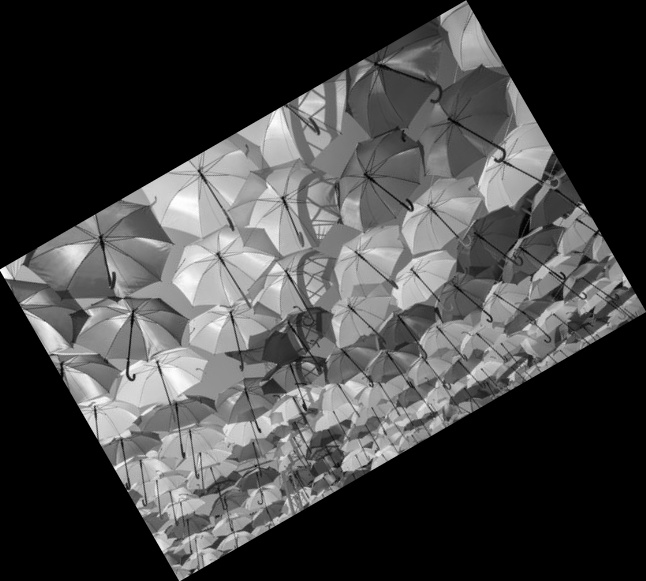
#> input picture computer vision/image2.jpg, 646 x 581 px, given in place of video.mp4, which was not available
$ jupyter execute lab2.ipynb
#> lines starting #> are read from the running program, lines starting #| are printed output that depends on the picture; pictures that were not available may be replaced by others from this repository, and a replacement may not be noted
[cell 1]
import cv2
import numpy as np
import matplotlib.pyplot as plt

[cell 2]
video = cv2.VideoCapture("video.mp4")
ret, frame = video.read()
#> frame is the input picture: shape (581, 646, 3); min 0, max 255, mean 68.1
video.release()

if not ret:
    print("Error reading video")
    exit()

frame_rgb = cv2.cvtColor(frame, cv2.COLOR_BGR2RGB)

[cell 3]
gray = cv2.cvtColor(frame, cv2.COLOR_BGR2GRAY)

alpha = 1.5
beta = 40
bright_contrast = cv2.convertScaleAbs(frame, alpha=alpha, beta=beta)
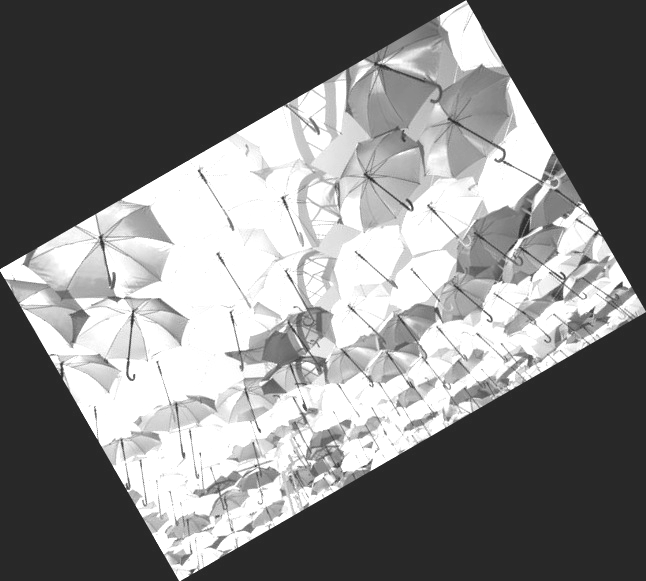
#> bright_contrast: shape (581, 646, 3); min 40, max 255, mean 130.4

kernel = np.array([[0,-1,0], [-1,5,-1], [0,-1,0]])
sharpened = cv2.filter2D(frame, -1, kernel)
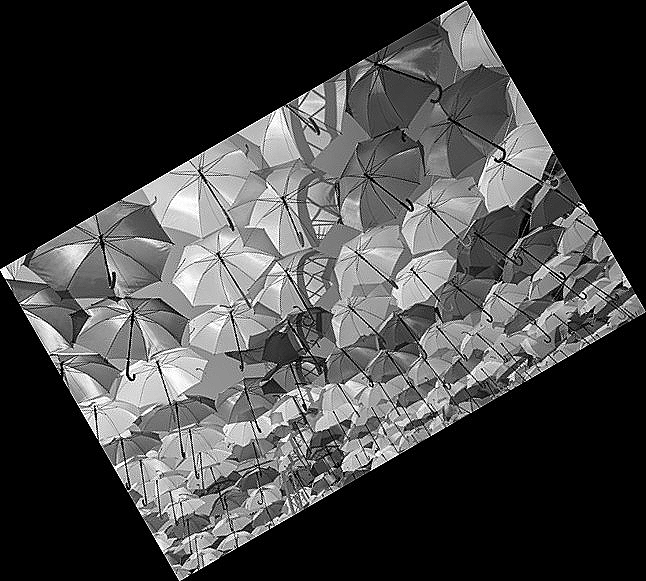
#> sharpened: shape (581, 646, 3); min 0, max 255, mean 68.7

result = frame.copy().astype(np.float32)
avg_b = np.mean(result[:,:,0])
#> avg_b = 68.13
avg_g = np.mean(result[:,:,1])
#> avg_g = 68.13
avg_r = np.mean(result[:,:,2])
#> avg_r = 68.13
avg_gray = (avg_b + avg_g + avg_r) / 3
#> avg_gray = 68.13
result[:,:,0] *= (avg_gray / avg_b)
result[:,:,1] *= (avg_gray / avg_g)
result[:,:,2] *= (avg_gray / avg_r)
white_balanced = np.clip(result, 0, 255).astype(np.uint8)

gamma = 1.5
invGamma = 1.0 / gamma
table = np.array([((i / 255.0) ** invGamma) * 255 for i in np.arange(256)]).astype("uint8")
gamma_corrected = cv2.LUT(frame, table)
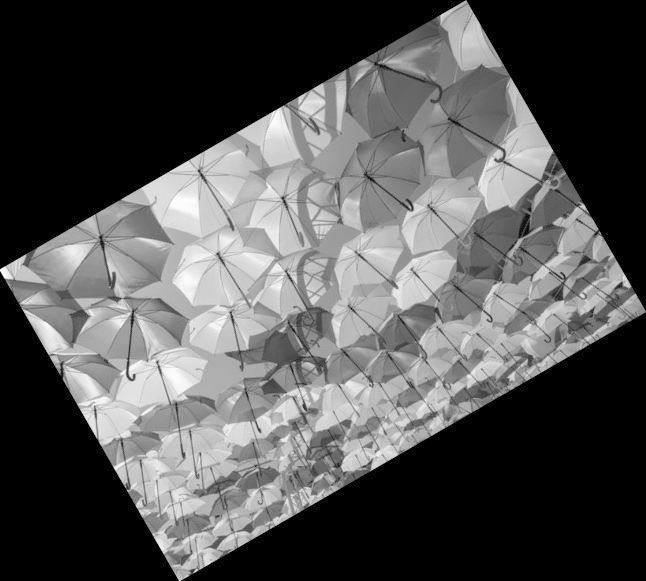
#> gamma_corrected: shape (581, 646, 3); min 0, max 255, mean 83.4

blurred = cv2.GaussianBlur(frame, (7, 7), 0)

[cell 4]
plt.figure(figsize=(12, 10))

plt.subplot(3, 3, 1)
plt.title("Original Frame")
plt.imshow(frame_rgb)
plt.axis("off")

plt.subplot(3, 3, 2)
plt.title("Grayscale")
plt.imshow(gray, cmap='gray')
plt.axis("off")

plt.subplot(3, 3, 3)
plt.title("Brightness & Contrast")
plt.imshow(cv2.cvtColor(bright_contrast, cv2.COLOR_BGR2RGB))
plt.axis("off")

plt.subplot(3, 3, 4)
plt.title("Sharpened")
plt.imshow(cv2.cvtColor(sharpened, cv2.COLOR_BGR2RGB))
plt.axis("off")

plt.subplot(3, 3, 5)
plt.title("White Balanced")
plt.imshow(cv2.cvtColor(white_balanced, cv2.COLOR_BGR2RGB))
plt.axis("off")

plt.subplot(3, 3, 6)
plt.title("Gamma Corrected")
plt.imshow(cv2.cvtColor(gamma_corrected, cv2.COLOR_BGR2RGB))
plt.axis("off")

plt.subplot(3, 3, 7)
plt.title("Blurred")
plt.imshow(cv2.cvtColor(blurred, cv2.COLOR_BGR2RGB))
plt.axis("off")

plt.tight_layout()
plt.show()

$ run again, on computer vision/img.jpg
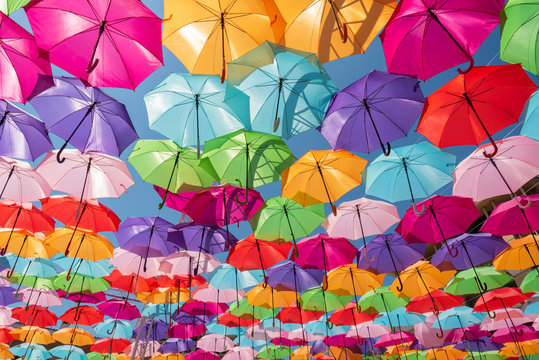
#> input picture computer vision/img.jpg, 539 x 360 px, given in place of video.mp4, which was not available
#> frame is the input picture: shape (360, 539, 3); mean B, G, R 123.6, 114.8, 168.3
#> `sharpened = cv2.filter2D(frame, -1, kernel)`:
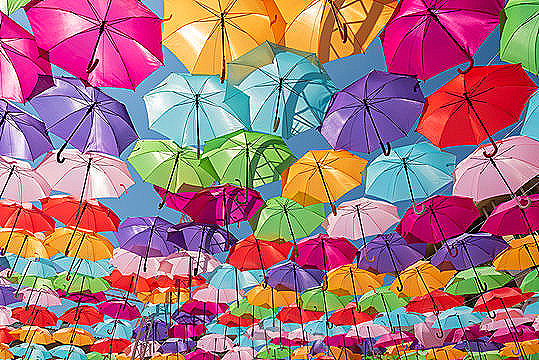
#> sharpened: shape (360, 539, 3); mean B, G, R 125.5, 117.3, 164.5
#> avg_b = 123.6
#> avg_g = 114.8
#> avg_r = 168.3
#> avg_gray = 135.6
#> `blurred = cv2.GaussianBlur(frame, (7, 7), 0)`:
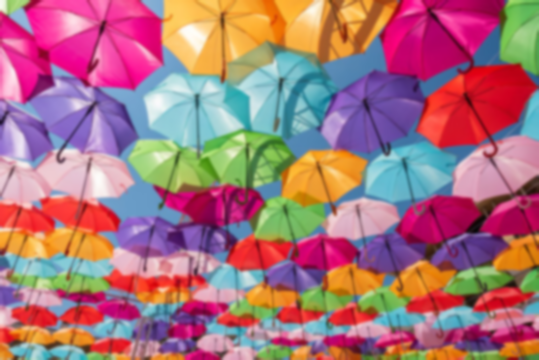
#> blurred: shape (360, 539, 3); mean B, G, R 123.6, 114.8, 168.3

$ run again, on computer vision/Leftimg6.png
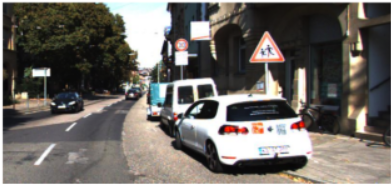
#> input picture computer vision/Leftimg6.png, 392 x 185 px, given in place of video.mp4, which was not available
#> frame is the input picture: shape (185, 392, 3); mean B, G, R 98.8, 103.9, 108.4
#> `sharpened = cv2.filter2D(frame, -1, kernel)`:
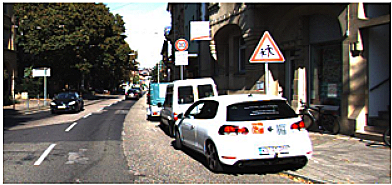
#> sharpened: shape (185, 392, 3); mean B, G, R 97.3, 102.3, 106.8
#> avg_b = 98.85
#> avg_g = 103.9
#> avg_r = 108.4
#> avg_gray = 103.7
#> `blurred = cv2.GaussianBlur(frame, (7, 7), 0)`:
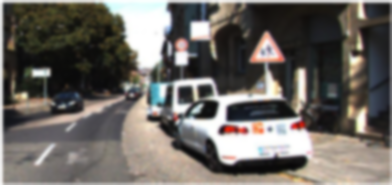
#> blurred: shape (185, 392, 3); mean B, G, R 98.4, 103.5, 108

$ run again, on computer vision/Rightimg6.png
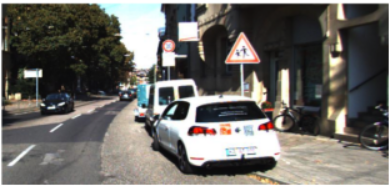
#> input picture computer vision/Rightimg6.png, 391 x 187 px, given in place of video.mp4, which was not available
#> frame is the input picture: shape (187, 391, 3); mean B, G, R 101.3, 106, 108.6
#> `sharpened = cv2.filter2D(frame, -1, kernel)`:
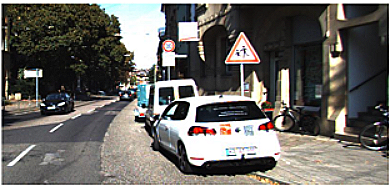
#> sharpened: shape (187, 391, 3); mean B, G, R 99.5, 104, 106.7
#> avg_b = 101.3
#> avg_g = 106
#> avg_r = 108.6
#> avg_gray = 105.3
#> `blurred = cv2.GaussianBlur(frame, (7, 7), 0)`:
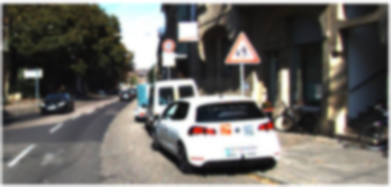
#> blurred: shape (187, 391, 3); mean B, G, R 101.1, 105.8, 108.4
